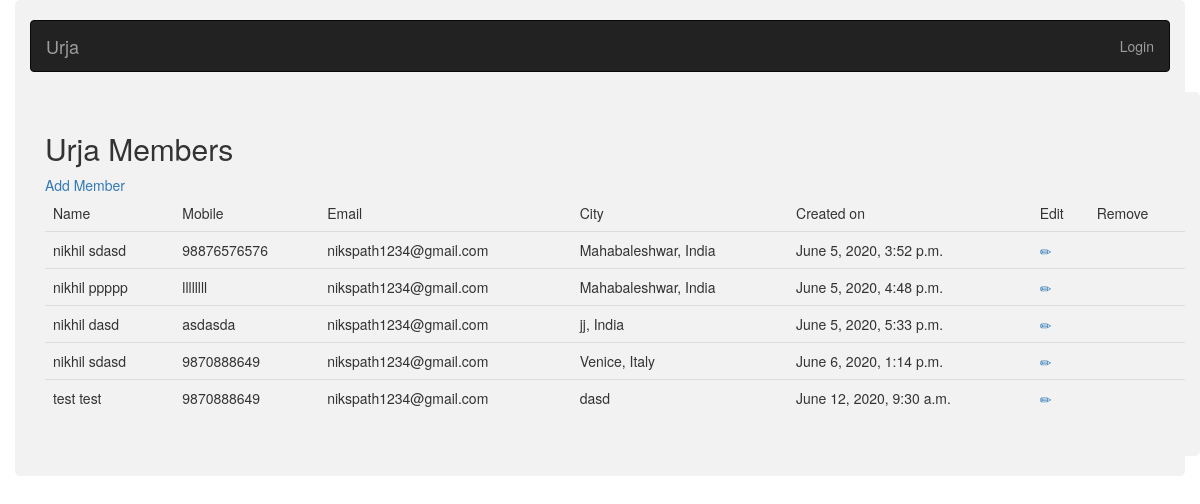
The page /member/members/ on the database its author committed.
### members/models.py (models this page shows, shortened)
class Member(models.Model):
	firstname=models.CharField(max_length=200)
	lastname=models.CharField(max_length=200)
	mobile=models.CharField(max_length=200)
	email=models.CharField(max_length=200)
	password=models.CharField(max_length=200,blank=True,null=True)
	city=models.CharField(max_length=200)
	created=models.DateTimeField(auto_now_add=True)
	updated=models.DateTimeField(auto_now=True)
	def get_absolute_url(self):
		return reverse('members:editmembers',args=[self.id])

### members/views.py (the view)
# urls.py: path('members/',getallmembers,name='getallmembers'),
def getallmembers(request):
	allmember=Member.objects.all()
	return render(request,'member/viewmembers.html',{'allmember':allmember})

### members/templates/member/viewmembers.html
{%extends 'base.html'%}
{%block content%}
{% include "header.html" %}
<div class="container">
  <h2>Urja Members</h2><span ><a href="{%url 'members:addmember'%}">Add Member</a></span>
   <table class="table">
   	<thead>
   		<tr>
   			<td>Name</td>
   			<td>Mobile</td>
   			<td>Email</td>
   			<td>City</td>
   			<td>Created on</td>
   			<td>Edit</td>
   			<td>Remove</td>
   		</tr>
   	</thead>
   	<tbody>
   		{%for i in allmember%}
   		<tr>
   			<td>{{i.firstname}} {{i.lastname}}</td>
   			<td>{{i.mobile}}</td>
   			<td>{{i.email}}</td>
   			<td>{{i.city}}</td>
   			<td>{{i.created}}</td>
   			<td>
   				<a href="{{i.get_absolute_url}}"><span class="glyphicon glyphicon-pencil"></span></a>
   			</td>
   			<td>
   				<a href="{%url 'members:deletemembers' pk=i.pk %}"><span class="glyphicon glyphicon-remove"></span></a>
   			</td>
   		</tr>
   		{%endfor%}
   	</tbody>
   </table>
 </div>
{%endblock%}

### static/css/member.css (style rules this page uses)
* { box-sizing: border-box; }
.container { border-radius: 5px; background-color: #f2f2f2; padding: 20px; }

### rows shown on the page
Member: firstname "nikhil", lastname "sdasd", mobile "98876576576", email "nikspath1234@gmail.com", city "Mahabaleshwar, India", created "June 5, 2020, 3:52 p.m."
Member: firstname "nikhil", lastname "ppppp", mobile "llllllll", email "nikspath1234@gmail.com", city "Mahabaleshwar, India", created "June 5, 2020, 4:48 p.m."
Member: firstname "nikhil", lastname "dasd", mobile "asdasda", email "nikspath1234@gmail.com", city "jj, India", created "June 5, 2020, 5:33 p.m."
Member: firstname "nikhil", lastname "sdasd", mobile "9870888649", email "nikspath1234@gmail.com", city "Venice, Italy", created "June 6, 2020, 1:14 p.m."
Member: firstname "test", lastname "test", mobile "9870888649", email "nikspath1234@gmail.com", city "dasd", created "June 12, 2020, 9:30 a.m."
